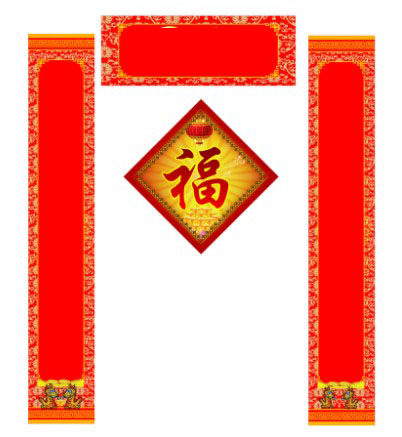
#> input picture bg.jpg, 402 x 437 px
$ python -i aitextword.py   (imports and definitions only)
#> lines starting #> are read from the running program, lines starting #| are printed output that depends on the picture; after the words box and inside, x2 and y2 are one past the last pixel; in counts of white or black regions, pixels touching at a corner belong together
from aip import AipNlp
import urllib.request,time,ssl,json,string
import cv2,time
import threading,io
from PIL import Image, ImageDraw, ImageFont
import numpy as np
import socket

#请自行在百度ai注册申请
APP_ID="*******************************"
API_KEY="********************"
SECRET_KEY="***********************************"
# [1 line that did not run here, left out]

# 获取 token
# [101 lines left out: functions gettoken, get_couplets, parse_couplets, get_poem, parse_poem, not called in this run]

#返回矩形(备用)
def getrect(fimg):
#> called with fimg = 'bg.jpg'
    image = cv2.imread(fimg)
#> image is the input picture: shape (437, 402, 3); mean B, G, R 151.4, 165, 247
    blur = cv2.pyrMeanShiftFiltering(image, 11, 21)
    gray = cv2.cvtColor(blur, cv2.COLOR_BGR2GRAY)
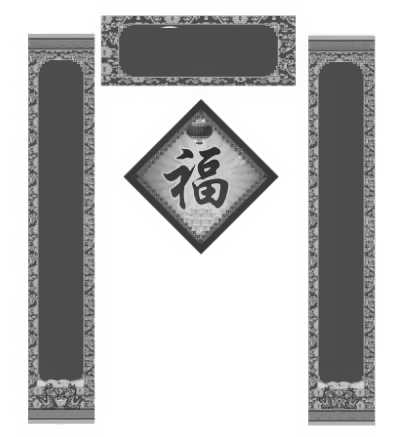
#> gray: shape (437, 402); min 44, max 255, mean 188
    thresh = cv2.threshold(gray, 0, 255, cv2.THRESH_BINARY_INV + cv2.THRESH_OTSU)[1]
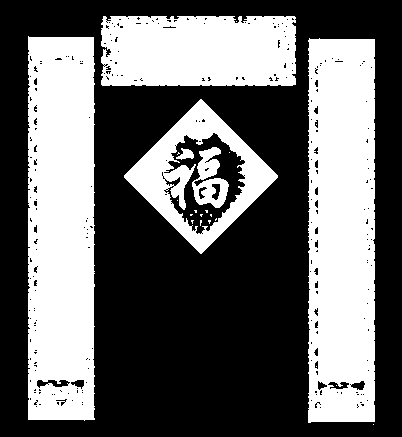
#> thresh: shape (437, 402); 40.5% white; 23 white regions (17 under 20 px)

    cnts = cv2.findContours(thresh, cv2.RETR_EXTERNAL, cv2.CHAIN_APPROX_SIMPLE)
#> cnts = 6 contours, 2 with area under 20; largest, box (x1, y1, x2, y2) and area: (308, 38, 375, 423) 24862, (28, 36, 95, 421) 24789, (101, 16, 296, 86) 13057, (124, 99, 278, 254) 12010
    cnts = cnts[0] if len(cnts) == 2 else cnts[1]
    for c in cnts:
        peri = cv2.arcLength(c, True)
        approx = cv2.approxPolyDP(c, 0.015 * peri, True)
        if len(approx) == 4:
            x,y,w,h = cv2.boundingRect(approx)
            #x,y,w,h = cv2.minAreaRect(approx)
            #print(approx)
            if abs(w-h)>5:
                cv2.rectangle(image,(x,y),(x+w,y+h),(36,255,12),2)
#> this loop made 6 passes
#> (peri, approx, x, y, w, h) on passes 2, 3, 4, 6: (435.9, [[200, 99], [124, 177], [201, 253], [277, 175]], 124, 99, 154, 155), (966.2, [[309, 38], [308, 422], [374, 421], [374, 39]], 308, 38, 67, 385), (968.1, [[28, 36], [28, 419], [94, 419], [93, 37]], 28, 36, 67, 384), (673.6, [[103, 16], [102, 85], [295, 84], [294, 16]], 102, 16, 194, 70)
#> (peri, approx) on passes 1, 5: (0, [[373, 424]]), (0, [[236, 21]])
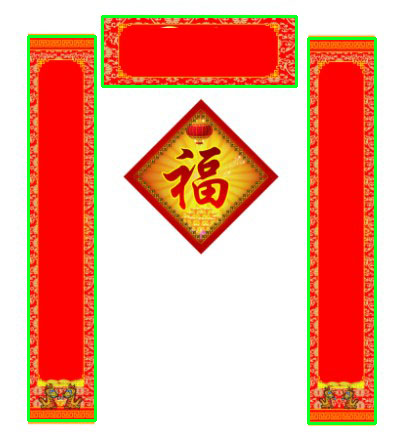
#> image: shape (437, 402, 3); 3.98% of pixels changed, all inside (x1, y1, x2, y2) = (27, 15, 377, 425)

    #cv2.imshow('thresh', thresh)
    cv2.imshow('image', image)
    cv2.waitKey()


# [7 lines left out: function cv2ImgAddText, not called in this run]

def zh_ch(string):
    return string.encode("gbk").decode(errors="ignore")

# [1 line not run here, left out]
# [1 line that did not run here, left out]
# [2 lines that did not run here, left out]

# [1 line that did not run here, left out]
# [2 lines that did not run here, left out]

# [2 lines not run here, left out]
#cv2.imshow("img",img)
# [1 line that did not run here, left out]
# [4 lines not run here, left out]

# [1 line that did not run here, left out]
# [1 line that did not run here, left out]

# [4 lines not run here, left out]

>>> result = getrect('bg.jpg')
